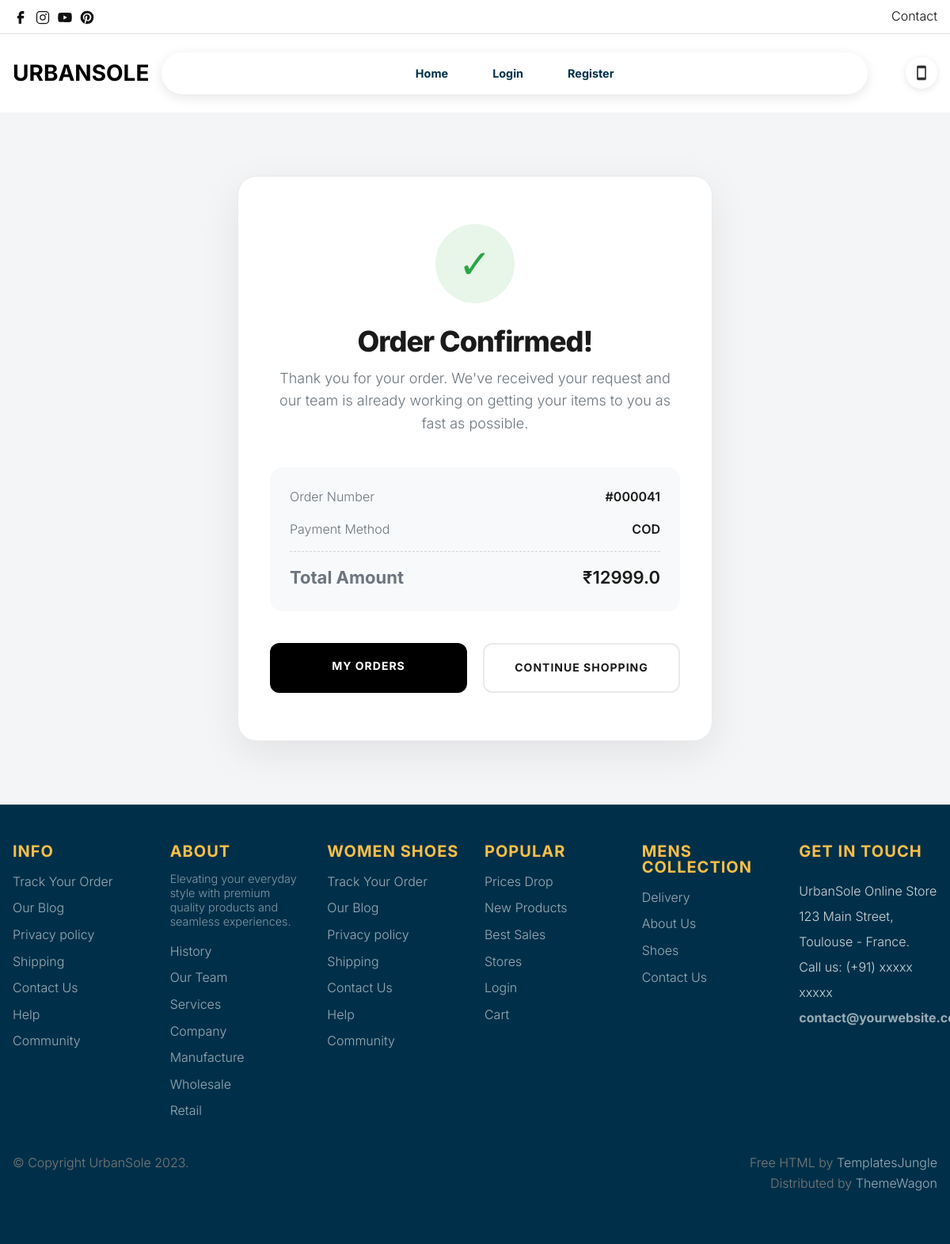
Page /ordersuccess/41 on the committed database.
### employee/models.py (models this page shows)
class Order(models.Model):
    user=models.ForeignKey(User,on_delete=models.CASCADE)
    orderdate=models.DateTimeField(auto_now_add=True)
    deliverydate=models.DateTimeField(null=True, blank=True)
    carrier=models.CharField(max_length=100, blank=True)
    payment_date=models.DateTimeField(null=True, blank=True)
    total_amount=models.FloatField(default=0.0)
    orderstatus=models.CharField(max_length=20, default='pending')
    paymentstatus=models.CharField(max_length=20, default='')
    trackingid=models.CharField(max_length=100, blank=True)
    payment_method=models.CharField(max_length=50, blank=True)
    cancel_reason=models.TextField(blank=True, null=True)

### employee/views.py (the view)
# urls.py: path('ordersuccess/<int:id>',views.ordersuccess,name='ordersuccess'),
def ordersuccess(request,id):
    o=get_object_or_404(Order,id=id)
    return render(request,'user/ordersuccess.html',{'order':o})

### template/user/ordersuccess.html (shortened to what this page needs)
{% extends 'common/base.html' %}
{% load static %}
{% block content %}
<div class="success-container">
    <div class="success-card">
        <div class="success-icon">✓</div>
        <h1 class="success-title">Order Confirmed!</h1>
        <p class="success-message">
            Thank you for your order. We've received your request and our team is already working on getting your items to you as fast as possible.
        </p>
        <div class="order-info-box">
            <div class="info-row">
                <span class="info-label">Order Number</span>
                <span class="info-value">#{{ order.id|stringformat:"06d" }}</span>
            </div>
            <div class="info-row">
                <span class="info-label">Payment Method</span>
                <span class="info-value">{{ order.payment_method }}</span>
            </div>
            <div class="info-row">
                <span class="info-label">Total Amount</span>
                <span class="info-value">₹{{ order.total_amount }}</span>
            </div>
        </div>
        <div class="success-btn-group">
            <a href="{% url 'vieworder' %}" class="btn-success btn-success-primary">
                My Orders
            </a>
            <a href="{% url 'userhome' %}" class="btn-success btn-success-secondary">
                Continue Shopping
            </a>
        </div>
    </div>
</div>
{% endblock %}

### static/stylish-1.0.0/style.css (style rules this page uses)
body { --heading-font: "Inter", Roboto, sans-serif; --heading-font-weight: 400; --heading-color: var(--bs-dark); --heading-line-height: 1.24; --swiper-theme-color: var(--bs-primary); --swiper-pagination-bottom: 0; --custom-easing: cubic-bezier(.17, .67, .83, .67); --bs-body-font-family: "Inter", Roboto, sans-serif; --bs-body-font-size: 1rem; --bs-body-font-weight: 400; --bs-body-line-height: 1.7; --bs-body-color: #8f8f8f; --bs-body-color-rgb: 143, 143, 143; --bs-primary: #F77F00; --bs-primary-dark: #C04E01; --bs-secondary: #003049; --bs-black: #003049; --bs-light: #F1F1F0; --bs-dark: #003049; --bs-gray: #9aa1a7; --bs-gray-dark: #51565b; --bs-primary-rgb: 247, 127, 0; --bs-secondary-rgb: 0, 48, 73; --bs-black-rgb: 0, 48, 73; --bs-light-rgb: 241, 241, 240; --bs-dark-rgb: 0, 48, 73; --bs-link-color: var(--bs-dark); --bs-link-color-rgb: 17, 17, 17; --bs-link-decoration: underline; --bs-link-hover-color: var(--bs-primary); --bs-link-hover-color-rgb: 17, 17, 17; }
h1, .h1, h2, .h2, h3, .h3, h4, .h4, h5, .h5, h6, .h6 { font-family: var(--heading-font); font-weight: var(--heading-font-weight); color: var(--heading-color); line-height: var(--heading-line-height); }
a { text-decoration: none; transition: all 0.3s ease-out; }
:root { --accent-color: #333; --black-color: #000; --dark-color: #111; --gray-color-100: #F1F1F1; --gray-color-200: #E1E1E1; --gray-color-300: #D1D1D1; --gray-color-400: #ced4da; --gray-color-500: #adb5bd; --dark-gray-color: #7A7A7A; --bs-light-rgb: rgba(255, 255, 255, 1); --light-color: #fff; --swiper-theme-color: #111 !important; }
:root { --body-font: "Inter", sans-serif; --heading-font: "Inter", sans-serif; --extra-font: "Playfair Display", sans-serif; --subheading-font: "Petit Formal Script", sans-serif; }
*, *::before, *::after { -webkit-box-sizing: border-box; -moz-box-sizing: border-box; box-sizing: border-box; }
html { box-sizing: border-box; }
body { font-family: var(--body-font); font-weight: 300; line-height: 1.6; color: var(--accent-color); margin: 0; }
a { color: var(--dark-color); text-decoration: none; transition: 0.3s color ease-out; }
p { color: var(--dark-gray-color); }
h1, h2, h3, h4, h5 { font-family: var(--heading-font); font-weight: 700; line-height: 1; }

### template/common/base.html (style rules this page uses)
:root { --brand-navy: #003049; --brand-red: #D62828; --brand-orange: #F77F00; --brand-yellow: #FCBF49; --primary-orange: var(--brand-orange); --hero-orange: #C04E01; }

### template/user/ordersuccess.html (style rules this page uses)
:root { --primary-color: #000000; --success-color: #28a745; --background: #f4f5f7; --surface: #ffffff; --text-dark: #1a1a1a; --text-muted: #6c757d; --border-color: #eaeaea; }
.success-container { flex-grow: 1; display: flex; align-items: center; justify-content: center; padding: 80px 20px; background-color: var(--background); }
.success-card { background: var(--surface); width: 100%; max-width: 600px; border-radius: 24px; padding: 60px 40px; text-align: center; box-shadow: 0 15px 50px rgba(0,0,0,0.08); border: 1px solid var(--border-color); animation: slideUp 0.6s cubic-bezier(0.16, 1, 0.3, 1); }
.success-icon { width: 100px; height: 100px; background: #e8f5e9; color: var(--success-color); border-radius: 50%; display: flex; align-items: center; justify-content: center; font-size: 50px; margin: 0 auto 30px; animation: scaleIn 0.5s cubic-bezier(0.16, 1, 0.3, 1) 0.2s both; }
.success-title { font-size: 36px; font-weight: 800; margin-bottom: 15px; color: var(--text-dark); letter-spacing: -1px; }
.success-message { font-size: 18px; color: var(--text-muted); margin-bottom: 40px; line-height: 1.6; }
.order-info-box { background: #f8f9fa; border-radius: 16px; padding: 25px; margin-bottom: 40px; text-align: left; }
.info-row { display: flex; justify-content: space-between; margin-bottom: 15px; font-size: 16px; }
.info-row:last-child { margin-bottom: 0; padding-top: 15px; border-top: 1px dashed #ced4da; font-weight: 700; font-size: 22px; color: var(--text-dark); }
.info-label { color: var(--text-muted); }
.info-value { color: var(--text-dark); font-weight: 600; }
.success-btn-group { display: grid; grid-template-columns: 1fr 1fr; gap: 20px; }
.btn-success { padding: 18px 30px; border-radius: 12px; font-weight: 700; text-decoration: none; transition: all 0.3s; text-transform: uppercase; letter-spacing: 1px; font-size: 14px; text-align: center; }
.btn-success-primary { background: var(--primary-color); color: white; }
.btn-success-secondary { background: transparent; color: var(--text-dark); border: 2px solid var(--border-color); }

### rows in the picture
Order: id "000041", payment_method "COD", total_amount "12999.0"
